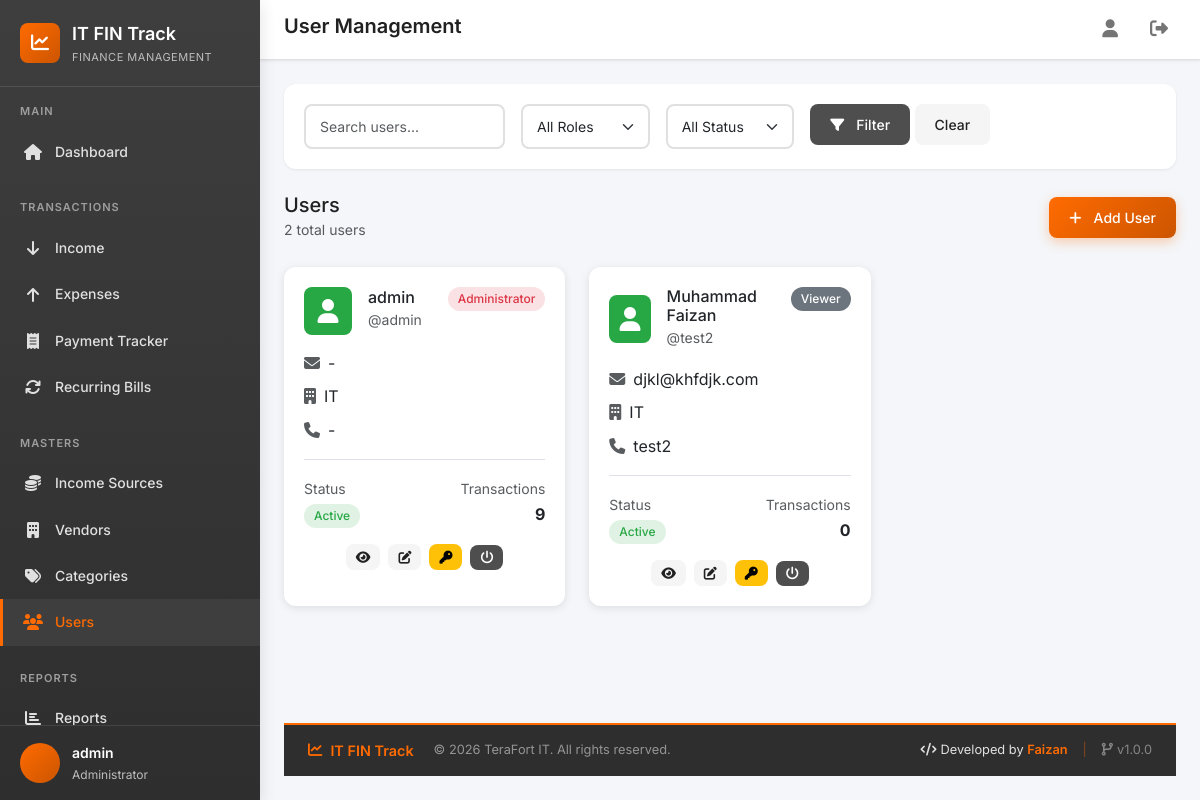
The app's page /users/ (signed in) with its own data.
### core/models/user.py (models this page shows, shortened)
class User(AbstractUser):
    class Role(models.TextChoices):
        ADMIN = 'admin', 'Administrator'
        EXECUTIVE = 'executive', 'IT Executive'
        ACCOUNTANT = 'accountant', 'Accountant'
        MANAGER = 'manager', 'Manager'
        VIEWER = 'viewer', 'Viewer'
    role = models.CharField(
        max_length=20,
        choices=Role.choices,
        default=Role.VIEWER,
        help_text='User role determines access permissions'
    )
    department = models.CharField(
        max_length=100,
        blank=True,
        default='IT',
        help_text='Department the user belongs to'
    )
    phone = models.CharField(
        max_length=20,
        blank=True,
        help_text='Contact phone number'
    )
    is_soft_deleted = models.BooleanField(
        default=False,
        help_text='Soft delete flag - never lose data'
    )
    created_at = models.DateTimeField(auto_now_add=True)
    updated_at = models.DateTimeField(auto_now=True)
    class Meta:
        verbose_name = 'User'
        verbose_name_plural = 'Users'
        ordering = ['-created_at']
    @property
    def is_admin(self):
        return self.role == self.Role.ADMIN

### core/views/user.py (the view)
    def wrapper(request, *args, **kwargs):
        if not request.user.is_admin:
            messages.error(request, 'Only admins can access user management.')
            return redirect('core:dashboard')
        return view_func(request, *args, **kwargs)

### core/context_processors.py (called while the page is built)
def theme_colors(request):
    return {
        'THEME_COLORS': getattr(settings, 'THEME_COLORS', {}),
    }

### core/views/user.py (called while the page is built)
def admin_required(view_func):
    def wrapper(request, *args, **kwargs):
        if not request.user.is_admin:
            messages.error(request, 'Only admins can access user management.')
            return redirect('core:dashboard')
        return view_func(request, *args, **kwargs)
    return wrapper

### templates/core/user/list.html (shortened to what this page needs)
{% extends 'base.html' %}
{% block page_title %}User Management{% endblock %}
{% block content %}
<div class="fade-in">
    <div class="filter-section">
        <form method="get" class="row g-3">
            <div class="col-md-3">
                <input type="text" class="form-control" name="search" placeholder="Search users..." value="{{ search }}">
            </div>
            <div class="col-md-2">
                <select name="role" class="form-select">
                    <option value="">All Roles</option>
                </select>
            </div>
            <div class="col-md-2">
                <select name="status" class="form-select">
                    <option value="">All Status</option>
                </select>
            </div>
            <div class="col-md-3">
                <button type="submit" class="btn btn-secondary"><i class="fas fa-filter me-1"></i>Filter</button>
                <a href="{% url 'core:user_list' %}" class="btn btn-light">Clear</a>
            </div>
        </form>
    </div>
    <div class="d-flex justify-content-between align-items-center mb-4">
        <div>
            <h5 class="mb-0">Users</h5>
            <small class="text-muted">{{ users.paginator.count }} total users</small>
        </div>
        <a href="{% url 'core:user_create' %}" class="btn btn-primary">
            <i class="fas fa-plus me-1"></i>Add User
        </a>
    </div>
    <div class="row g-4">
        {% for user_obj in users %}
        <div class="col-lg-4 col-md-6">
            <div class="card h-100">
                <div class="card-body">
                    <div class="d-flex justify-content-between align-items-start mb-3">
                        <div class="d-flex align-items-center">
                            <div class="stat-icon me-3" style="width:48px;height:48px;background:{% if user_obj.is_active %}#28A745{% else %}#6c757d{% endif %}">
                                <i class="fas fa-user text-white"></i>
                            </div>
                            <div>
                                <h6 class="mb-0">{{ user_obj.get_full_name|default:user_obj.username }}</h6>
                                <small class="text-muted">@{{ user_obj.username }}</small>
                            </div>
                        </div>
                        <span class="badge {% if user_obj.role == 'admin' %}bg-danger{% elif user_obj.role == 'manager' %}bg-warning{% else %}bg-secondary{% endif %}">
                            {{ user_obj.get_role_display }}
                        </span>
                    </div>
                    <div class="mb-2">
                        <i class="fas fa-envelope me-2 text-muted"></i>{{ user_obj.email|default:"-" }}
                    </div>
                    <div class="mb-2">
                        <i class="fas fa-building me-2 text-muted"></i>{{ user_obj.department|default:"-" }}
                    </div>
                    <div class="mb-3">
                        <i class="fas fa-phone me-2 text-muted"></i>{{ user_obj.phone|default:"-" }}
                    </div>
                    <div class="d-flex justify-content-between border-top pt-3">
                        <div>
                            <small class="text-muted">Status</small>
                            <div>
                                {% if user_obj.is_active %}
                                <span class="badge bg-success">Active</span>
                                {% else %}
                                <span class="badge bg-secondary">Inactive</span>
                                {% endif %}
                            </div>
                        </div>
                        <div class="text-end">
                            <small class="text-muted">Transactions</small>
                            <div class="fw-bold">{{ user_obj.income_count|add:user_obj.expense_count }}</div>
                        </div>
                    </div>
                    <div class="action-buttons mt-3 justify-content-center">
                        <a href="{% url 'core:user_detail' user_obj.pk %}" class="btn btn-sm btn-light" title="View">
                            <i class="fas fa-eye"></i>
                        </a>
                        <a href="{% url 'core:user_edit' user_obj.pk %}" class="btn btn-sm btn-light" title="Edit">
                            <i class="fas fa-edit"></i>
                        </a>
                        <a href="{% url 'core:user_reset_password' user_obj.pk %}" class="btn btn-sm btn-warning" title="Reset Password">
                            <i class="fas fa-key"></i>
                        </a>
                        <form method="post" action="{% url 'core:user_toggle_status' user_obj.pk %}" style="display:inline">
                            <button type="submit" class="btn btn-sm {% if user_obj.is_active %}btn-secondary{% else %}btn-success{% endif %}"
                                    title="{% if user_obj.is_active %}Deactivate{% else %}Activate{% endif %}">
                                <i class="fas fa-power-off"></i>
                            </button>
                        </form>
                    </div>
                </div>
            </div>
        </div>
        {% endfor %}
    </div>
</div>
{% endblock %}

### templates/base.html (shortened to what this page needs)
{% load static %}
<!DOCTYPE html>
<html lang="en">
<head>
    <link href="https://cdn.jsdelivr.net/npm/bootstrap@5.3.2/dist/css/bootstrap.min.css" rel="stylesheet">
    <link rel="stylesheet" href="https://cdnjs.cloudflare.com/ajax/libs/font-awesome/6.5.1/css/all.min.css">
    <link rel="stylesheet" href="{% static 'css/style.css' %}">
</head>
<body>
    <div class="app-container">
        <aside class="sidebar" id="sidebar">
            <div class="sidebar-header">
                <div class="sidebar-logo">
                    <i class="fas fa-chart-line"></i>
                </div>
                <div>
                    <div class="sidebar-title">IT FIN Track</div>
                    <div class="sidebar-subtitle">Finance Management</div>
                </div>
            </div>
            <nav class="sidebar-nav">
                <div class="nav-section">
                    <div class="nav-section-title">Main</div>
                    <a href="{% url 'core:dashboard' %}" class="nav-link {% if request.resolver_match.url_name == 'dashboard' %}active{% endif %}">
                        <i class="fas fa-home"></i>
                        <span>Dashboard</span>
                    </a>
                </div>
                <div class="nav-section">
                    <div class="nav-section-title">Transactions</div>
                    <a href="{% url 'core:income_list' %}" class="nav-link {% if 'income' in request.resolver_match.url_name and 'source' not in request.resolver_match.url_name %}active{% endif %}">
                        <i class="fas fa-arrow-down"></i>
                        <span>Income</span>
                    </a>
                    <a href="{% url 'core:expense_list' %}" class="nav-link {% if 'expense' in request.resolver_match.url_name %}active{% endif %}">
                        <i class="fas fa-arrow-up"></i>
                        <span>Expenses</span>
                    </a>
                    <a href="{% url 'core:payment_tracker' %}" class="nav-link {% if 'payment_tracker' in request.resolver_match.url_name %}active{% endif %}">
                        <i class="fas fa-receipt"></i>
                        <span>Payment Tracker</span>
                    </a>
                    <a href="{% url 'core:recurring_bill_list' %}" class="nav-link {% if 'recurring_bill' in request.resolver_match.url_name %}active{% endif %}">
                        <i class="fas fa-sync"></i>
                        <span>Recurring Bills</span>
                    </a>
                </div>
                <div class="nav-section">
                    <div class="nav-section-title">Masters</div>
                    <a href="{% url 'core:income_source_list' %}" class="nav-link {% if 'income_source' in request.resolver_match.url_name %}active{% endif %}">
                        <i class="fas fa-coins"></i>
                        <span>Income Sources</span>
                    </a>
                    <a href="{% url 'core:vendor_list' %}" class="nav-link {% if 'vendor' in request.resolver_match.url_name %}active{% endif %}">
                        <i class="fas fa-building"></i>
                        <span>Vendors</span>
                    </a>
                    <a href="{% url 'core:category_list' %}" class="nav-link {% if 'category' in request.resolver_match.url_name %}active{% endif %}">
                        <i class="fas fa-tags"></i>
                        <span>Categories</span>
                    </a>
                    {% if request.user.is_admin %}
                    <a href="{% url 'core:user_list' %}" class="nav-link {% if 'user_' in request.resolver_match.url_name %}active{% endif %}">
                        <i class="fas fa-users"></i>
                        <span>Users</span>
                    </a>
                    {% endif %}
                </div>
                <div class="nav-section">
                    <div class="nav-section-title">Reports</div>
                    <a href="{% url 'core:report_dashboard' %}" class="nav-link {% if request.resolver_match.url_name == 'report_dashboard' %}active{% endif %}">
                        <i class="fas fa-chart-bar"></i>
                        <span>Reports</span>
                    </a>
                </div>
            </nav>
            <div class="sidebar-footer">
                <div class="user-info">
                    <div class="user-avatar">
                    </div>
                    <div>
                        <div class="user-name">{{ request.user.get_full_name|default:request.user.username }}</div>
                        <div class="user-role">{{ request.user.get_role_display }}</div>
                    </div>
                </div>
            </div>
        </aside>
        <main class="main-content">
            <header class="top-header">
                <div class="header-left">
                    <h1 class="page-title">{% block page_title %}Dashboard{% endblock %}</h1>
                </div>
                <div class="header-right">
                    <a href="{% url 'core:profile' %}" class="header-btn" title="Profile">
                        <i class="fas fa-user"></i>
                    </a>
                    <a href="{% url 'core:logout' %}" class="header-btn" title="Logout">
                        <i class="fas fa-sign-out-alt"></i>
                    </a>
                </div>
            </header>
            {% block content %}{% endblock %}
            <footer class="app-footer">
                <div class="footer-content">
                    <div class="footer-left">
                        <span class="footer-brand">
                            <i class="fas fa-chart-line me-2"></i>IT FIN Track
                        </span>
                        <span class="footer-copyright">
                            &copy; {% now "Y" %} TeraFort IT. All rights reserved.
                        </span>
                    </div>
                    <div class="footer-right">
                        <span class="footer-developer">
                            <i class="fas fa-code me-1"></i>Developed by <strong>Faizan</strong>
                        </span>
                        <span class="footer-divider">|</span>
                        <span class="footer-version">
                            <i class="fas fa-code-branch me-1"></i>v1.0.0
                        </span>
                    </div>
                </div>
            </footer>
        </main>
    </div>
</body>
</html>

### records on screen
User: user.get_full_name "admin", user.role "Administrator", get_full_name "admin", username "admin", role "Administrator", email "-", department "IT", phone "-", is_active "Active", income_count|add "9"
User: get_full_name "Muhammad Faizan", username "test2", role "Viewer", email "djkl@khfdjk.com", department "IT", phone "test2", is_active "Active", income_count|add "0"

### other values on screen
{{ users.paginator.count }} "2"
